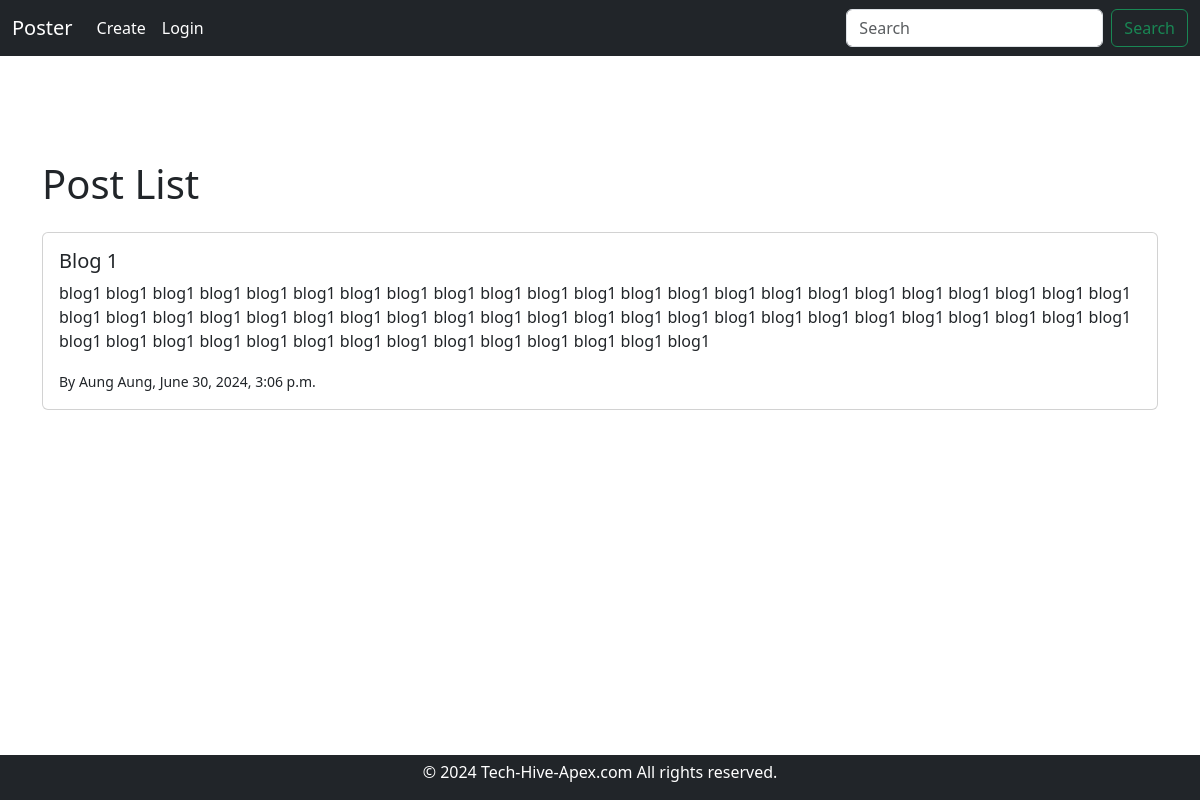
Screenshot of /blog/ with the database file from the repository.
### blog/models.py (models this page shows)
class PostModel(models.Model):
  id = models.AutoField(primary_key=True)
  title = models.CharField(max_length=100)
  body = models.TextField()
  created_at = models.DateTimeField(default=datetime.now)

### blog/views.py (the view)
# urls.py: path('', views.post_list, name='post_list'),
def post_list(request):
  posts = PostModel.objects.all().order_by('-created_at')
  return render(request, 'postList.html', {"posts" : posts})

### blog/templates/postList.html (shortened to what this page needs)
{% extends 'base.html' %}
{% block body %}
  <div class="container mb-5" style="margin-top: 5rem;">
    <h1 class="mb-4">Post List</h1>
    {% for post in posts %}
    <div class="card mb-4">
      <div class="card-body" onclick="window.location = '/blog/detail/{{ post.id }}/'">
        <h5 class="card-title"> {{ post.title }} </h5>
        <p class="card-text"> {{ post.body }} </p>
        <p class="card-text">
          <small>By Aung Aung, {{ post.created_at }}</small>
        </p>
      </div>
    </div>
    {% endfor %}
  </div>
{% endblock %}

### templates/base.html (style rules this page uses)
body { display: flex; flex-direction: column; min-height: 100vh; margin: 0; padding-top: 80px; }

### rows the page displays
PostModel: title "Blog 1", body "blog1 blog1 blog1 blog1 blog1 blog1 blog1 blog1 blog1 blog1 blog1 blog1 blog1 blog1 blog1 blog1 blog1 blog1 blog1 blog1 blog1 blog1 blog1 blog1 blog1 blog1 blog1 blog1 blog1 blog1 blog1 blog1 blog1 blog1 blog1 blog1 blog1 blog1 blog1 blog1 blog1 blog1 blog1 blog1 blog1 blog1 blog1 blog1 blog1 blog1 blog1 blog1 blog1 blog1 blog1 blog1 blog1 blog1 blog1 blog1", created_at "June 30, 2024, 3:06 p.m."
